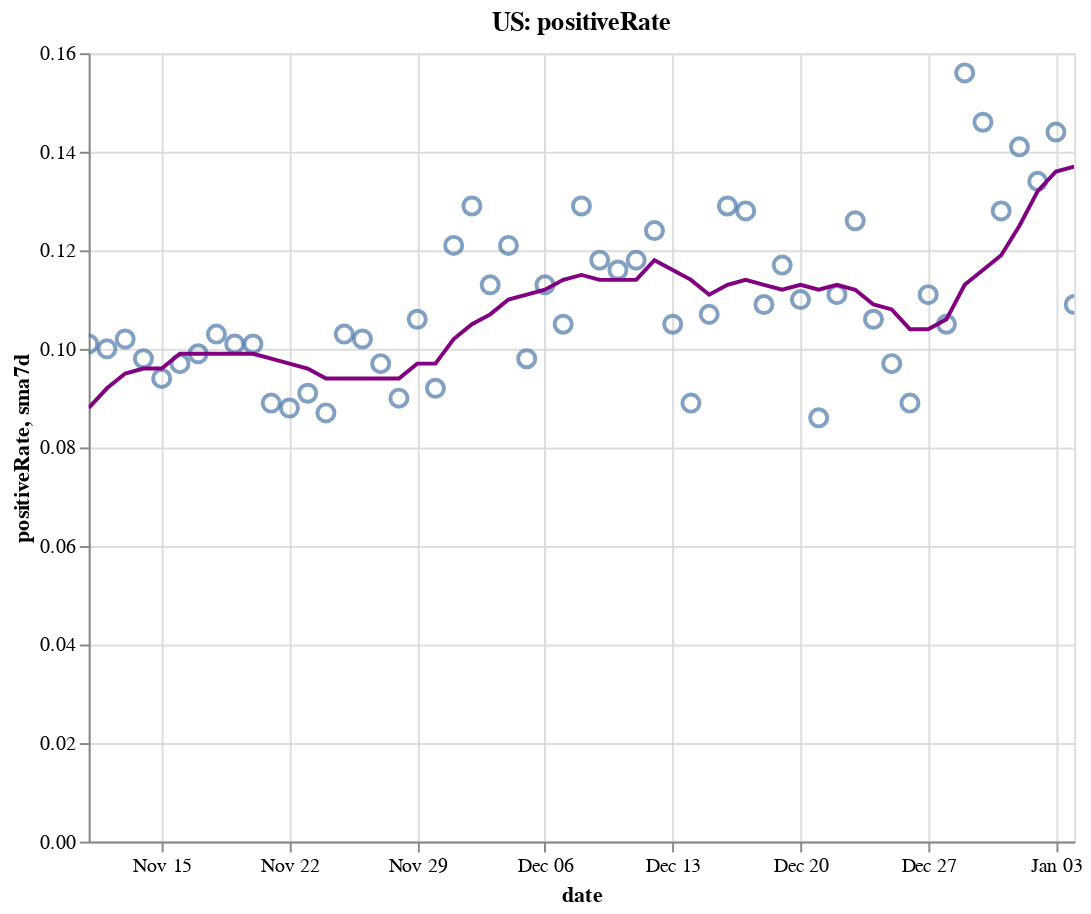

Here is the notebook cell this chart was saved with:
### Code cell
create_plot(us, 'positiveRate')

### Figure 1 — Vega-Lite specification as saved in the notebook (floating-point values rounded to 4 significant figures)
{"config": {"view": {"continuousWidth": 400, "continuousHeight": 300}}, "layer": [{"layer": [{"mark": {"type": "point", "size": 75}, "encoding": {"tooltip": [{"type": "temporal", "field": "date"}, {"type": "quantitative", "field": "positiveRate"}, {"type": "quantitative", "field": "sma7d"}], "x": {"type": "temporal", "field": "date"}, "y": {"type": "quantitative", "field": "positiveRate"}}, "selection": {"selector004": {"type": "interval", "bind": "scales", "encodings": ["x", "y"]}}}, {"mark": {"type": "line", "color": "purple"}, "encoding": {"x": {"type": "temporal", "field": "date"}, "y": {"type": "quantitative", "field": "sma7d"}}}]}, {"mark": {"type": "rule", "color": "#aaa"}, "encoding": {"x": {"type": "temporal", "field": "date"}}, "transform": [{"filter": {"selection": "selector003"}}]}, {"mark": "circle", "encoding": {"opacity": {"condition": {"value": 1, "selection": "selector003"}, "value": 0}, "tooltip": [{"type": "temporal", "field": "date"}, {"type": "quantitative", "field": "positiveRate"}, {"type": "quantitative", "field": "sma7d"}], "x": {"type": "temporal", "field": "date"}, "y": {"type": "quantitative", "field": "positiveRate"}}, "selection": {"selector003": {"type": "single", "encodings": ["x"], "on": "mouseover", "nearest": true, "empty": "none"}}}, {"mark": {"type": "text", "align": "left", "dx": 5, "dy": -5, "stroke": "white", "strokeWidth": 2}, "encoding": {"text": {"type": "quantitative", "field": "positiveRate"}, "tooltip": [{"type": "temporal", "field": "date"}, {"type": "quantitative", "field": "positiveRate"}, {"type": "quantitative", "field": "sma7d"}], "x": {"type": "temporal", "field": "date"}, "y": {"type": "quantitative", "field": "positiveRate"}}, "transform": [{"filter": {"selection": "selector003"}}]}, {"mark": {"type": "text", "align": "left", "dx": 5, "dy": -5}, "encoding": {"text": {"type": "quantitative", "field": "positiveRate"}, "tooltip": [{"type": "temporal", "field": "date"}, {"type": "quantitative", "field": "positiveRate"}, {"type": "quantitative", "field": "sma7d"}], "x": {"type": "temporal", "field": "date"}, "y": {"type": "quantitative", "field": "positiveRate"}}, "transform": [{"filter": {"selection": "selector003"}}]}], "data": {"name": "data-e20bd8069f10b7536316476a20d6a0d3"}, "height": 400, "title": "US: positiveRate", "width": 500, "$schema": "https://vega.github.io/schema/vega-lite/v4.8.1.json", "datasets": {"data-e20bd8069f10b7536316476a20d6a0d3": [{"date": "2020-11-11T00:00:00", "totalTestResultsIncrease": 1462000.0, "positiveIncrease": 148200.0, "death": 233700.0, "deathIncrease": 1579.0, "positiveRate": 0.101, "state": "US", "sma7d": 0.088}, {"date": "2020-11-12T00:00:00", "totalTestResultsIncrease": 1569000.0, "positiveIncrease": 156600.0, "death": 234800.0, "deathIncrease": 1111.0, "positiveRate": 0.1, "state": "US", "sma7d": 0.092}, {"date": "2020-11-13T00:00:00", "totalTestResultsIncrease": 1705000.0, "positiveIncrease": 173300.0, "death": 236100.0, "deathIncrease": 1304.0, "positiveRate": 0.102, "state": "US", "sma7d": 0.095}, {"date": "2020-11-14T00:00:00", "totalTestResultsIncrease": 1704000.0, "positiveIncrease": 166600.0, "death": 237400.0, "deathIncrease": 1352.0, "positiveRate": 0.098, "state": "US", "sma7d": 0.096}, {"date": "2020-11-15T00:00:00", "totalTestResultsIncrease": 1552000.0, "positiveIncrease": 146200.0, "death": 238100.0, "deathIncrease": 708.0, "positiveRate": 0.094, "state": "US", "sma7d": 0.096}, {"date": "2020-11-16T00:00:00", "totalTestResultsIncrease": 1529000.0, "positiveIncrease": 149100.0, "death": 238700.0, "deathIncrease": 609.0, "positiveRate": 0.097, "state": "US", "sma7d": 0.099}, {"date": "2020-11-17T00:00:00", "totalTestResultsIncrease": 1603000.0, "positiveIncrease": 158500.0, "death": 240300.0, "deathIncrease": 1562.0, "positiveRate": 0.099, "state": "US", "sma7d": 0.099}, {"date": "2020-11-18T00:00:00", "totalTestResultsIncrease": 1618000.0, "positiveIncrease": 167000.0, "death": 242200.0, "deathIncrease": 1882.0, "positiveRate": 0.103, "state": "US", "sma7d": 0.099}, {"date": "2020-11-19T00:00:00", "totalTestResultsIncrease": 1848000.0, "positiveIncrease": 186600.0, "death": 244200.0, "deathIncrease": 2020.0, "positiveRate": 0.101, "state": "US", "sma7d": 0.099}, {"date": "2020-11-20T00:00:00", "totalTestResultsIncrease": 1946000.0, "positiveIncrease": 195900.0, "death": 246100.0, "deathIncrease": 1894.0, "positiveRate": 0.101, "state": "US", "sma7d": 0.099}, {"date": "2020-11-21T00:00:00", "totalTestResultsIncrease": 2047000.0, "positiveIncrease": 182800.0, "death": 247600.0, "deathIncrease": 1554.0, "positiveRate": 0.089, "state": "US", "sma7d": 0.098}, {"date": "2020-11-22T00:00:00", "totalTestResultsIncrease": 1752000.0, "positiveIncrease": 153400.0, "death": 248600.0, "deathIncrease": 917.0, "positiveRate": 0.088, "state": "US", "sma7d": 0.097}, {"date": "2020-11-23T00:00:00", "totalTestResultsIncrease": 1693000.0, "positiveIncrease": 153800.0, "death": 249400.0, "deathIncrease": 858.0, "positiveRate": 0.091, "state": "US", "sma7d": 0.096}, {"date": "2020-11-24T00:00:00", "totalTestResultsIncrease": 1882000.0, "positiveIncrease": 164400.0, "death": 251500.0, "deathIncrease": 2106.0, "positiveRate": 0.087, "state": "US", "sma7d": 0.094}, {"date": "2020-11-25T00:00:00", "totalTestResultsIncrease": 1824000.0, "positiveIncrease": 187100.0, "death": 253800.0, "deathIncrease": 2280.0, "positiveRate": 0.103, "state": "US", "sma7d": 0.094}, {"date": "2020-11-26T00:00:00", "totalTestResultsIncrease": 1267000.0, "positiveIncrease": 128700.0, "death": 255200.0, "deathIncrease": 1387.0, "positiveRate": 0.102, "state": "US", "sma7d": 0.094}, {"date": "2020-11-27T00:00:00", "totalTestResultsIncrease": 2032000.0, "positiveIncrease": 197200.0, "death": 256600.0, "deathIncrease": 1392.0, "positiveRate": 0.097, "state": "US", "sma7d": 0.094}, {"date": "2020-11-28T00:00:00", "totalTestResultsIncrease": 1673000.0, "positiveIncrease": 151200.0, "death": 257800.0, "deathIncrease": 1251.0, "positiveRate": 0.09, "state": "US", "sma7d": 0.094}, {"date": "2020-11-29T00:00:00", "totalTestResultsIncrease": 1285000.0, "positiveIncrease": 136200.0, "death": 258700.0, "deathIncrease": 823.0, "positiveRate": 0.106, "state": "US", "sma7d": 0.097}, {"date": "2020-11-30T00:00:00", "totalTestResultsIncrease": 1606000.0, "positiveIncrease": 148600.0, "death": 259700.0, "deathIncrease": 1035.0, "positiveRate": 0.092, "state": "US", "sma7d": 0.097}, {"date": "2020-12-01T00:00:00", "totalTestResultsIncrease": 1471000.0, "positiveIncrease": 178200.0, "death": 262200.0, "deathIncrease": 2506.0, "positiveRate": 0.121, "state": "US", "sma7d": 0.102}, {"date": "2020-12-02T00:00:00", "totalTestResultsIncrease": 1556000.0, "positiveIncrease": 201200.0, "death": 265000.0, "deathIncrease": 2804.0, "positiveRate": 0.129, "state": "US", "sma7d": 0.105}, {"date": "2020-12-03T00:00:00", "totalTestResultsIncrease": 1894000.0, "positiveIncrease": 213600.0, "death": 267800.0, "deathIncrease": 2825.0, "positiveRate": 0.113, "state": "US", "sma7d": 0.107}, {"date": "2020-12-04T00:00:00", "totalTestResultsIncrease": 1901000.0, "positiveIncrease": 229200.0, "death": 270400.0, "deathIncrease": 2573.0, "positiveRate": 0.121, "state": "US", "sma7d": 0.11}, {"date": "2020-12-05T00:00:00", "totalTestResultsIncrease": 2210000.0, "positiveIncrease": 216700.0, "death": 272900.0, "deathIncrease": 2480.0, "positiveRate": 0.098, "state": "US", "sma7d": 0.111}, {"date": "2020-12-06T00:00:00", "totalTestResultsIncrease": 1600000.0, "positiveIncrease": 181200.0, "death": 274000.0, "deathIncrease": 1145.0, "positiveRate": 0.113, "state": "US", "sma7d": 0.112}, {"date": "2020-12-07T00:00:00", "totalTestResultsIncrease": 1718000.0, "positiveIncrease": 180900.0, "death": 275300.0, "deathIncrease": 1297.0, "positiveRate": 0.105, "state": "US", "sma7d": 0.114}, {"date": "2020-12-08T00:00:00", "totalTestResultsIncrease": 1672000.0, "positiveIncrease": 215100.0, "death": 278000.0, "deathIncrease": 2703.0, "positiveRate": 0.129, "state": "US", "sma7d": 0.115}, {"date": "2020-12-09T00:00:00", "totalTestResultsIncrease": 1811000.0, "positiveIncrease": 214200.0, "death": 281200.0, "deathIncrease": 3164.0, "positiveRate": 0.118, "state": "US", "sma7d": 0.114}, {"date": "2020-12-10T00:00:00", "totalTestResultsIncrease": 1890000.0, "positiveIncrease": 219000.0, "death": 284300.0, "deathIncrease": 3115.0, "positiveRate": 0.116, "state": "US", "sma7d": 0.114}, {"date": "2020-12-11T00:00:00", "totalTestResultsIncrease": 1990000.0, "positiveIncrease": 234800.0, "death": 287100.0, "deathIncrease": 2749.0, "positiveRate": 0.118, "state": "US", "sma7d": 0.114}, {"date": "2020-12-12T00:00:00", "totalTestResultsIncrease": 1811000.0, "positiveIncrease": 224500.0, "death": 289600.0, "deathIncrease": 2494.0, "positiveRate": 0.124, "state": "US", "sma7d": 0.118}, {"date": "2020-12-13T00:00:00", "totalTestResultsIncrease": 1762000.0, "positiveIncrease": 185800.0, "death": 291000.0, "deathIncrease": 1494.0, "positiveRate": 0.105, "state": "US", "sma7d": 0.116}, {"date": "2020-12-14T00:00:00", "totalTestResultsIncrease": 2159000.0, "positiveIncrease": 192500.0, "death": 292400.0, "deathIncrease": 1358.0, "positiveRate": 0.089, "state": "US", "sma7d": 0.114}, {"date": "2020-12-15T00:00:00", "totalTestResultsIncrease": 1782000.0, "positiveIncrease": 189800.0, "death": 295400.0, "deathIncrease": 2971.0, "positiveRate": 0.107, "state": "US", "sma7d": 0.111}, {"date": "2020-12-16T00:00:00", "totalTestResultsIncrease": 1792000.0, "positiveIncrease": 231700.0, "death": 298800.0, "deathIncrease": 3448.0, "positiveRate": 0.129, "state": "US", "sma7d": 0.113}, {"date": "2020-12-17T00:00:00", "totalTestResultsIncrease": 1873000.0, "positiveIncrease": 240200.0, "death": 302300.0, "deathIncrease": 3438.0, "positiveRate": 0.128, "state": "US", "sma7d": 0.114}, {"date": "2020-12-18T00:00:00", "totalTestResultsIncrease": 2198000.0, "positiveIncrease": 239200.0, "death": 305100.0, "deathIncrease": 2866.0, "positiveRate": 0.109, "state": "US", "sma7d": 0.113}, {"date": "2020-12-19T00:00:00", "totalTestResultsIncrease": 1740000.0, "positiveIncrease": 202800.0, "death": 307800.0, "deathIncrease": 2723.0, "positiveRate": 0.117, "state": "US", "sma7d": 0.112}, {"date": "2020-12-20T00:00:00", "totalTestResultsIncrease": 1782000.0, "positiveIncrease": 196000.0, "death": 309500.0, "deathIncrease": 1633.0, "positiveRate": 0.11, "state": "US", "sma7d": 0.113}, {"date": "2020-12-21T00:00:00", "totalTestResultsIncrease": 2076000.0, "positiveIncrease": 178200.0, "death": 311000.0, "deathIncrease": 1485.0, "positiveRate": 0.086, "state": "US", "sma7d": 0.112}, {"date": "2020-12-22T00:00:00", "totalTestResultsIncrease": 1708000.0, "positiveIncrease": 189900.0, "death": 314100.0, "deathIncrease": 3166.0, "positiveRate": 0.111, "state": "US", "sma7d": 0.113}, {"date": "2020-12-23T00:00:00", "totalTestResultsIncrease": 1749000.0, "positiveIncrease": 220800.0, "death": 317500.0, "deathIncrease": 3379.0, "positiveRate": 0.126, "state": "US", "sma7d": 0.112}, {"date": "2020-12-24T00:00:00", "totalTestResultsIncrease": 1928000.0, "positiveIncrease": 203600.0, "death": 320500.0, "deathIncrease": 2949.0, "positiveRate": 0.106, "state": "US", "sma7d": 0.109}, {"date": "2020-12-25T00:00:00", "totalTestResultsIncrease": 1291000.0, "positiveIncrease": 125400.0, "death": 322000.0, "deathIncrease": 1548.0, "positiveRate": 0.097, "state": "US", "sma7d": 0.108}, {"date": "2020-12-26T00:00:00", "totalTestResultsIncrease": 2137000.0, "positiveIncrease": 189500.0, "death": 323400.0, "deathIncrease": 1419.0, "positiveRate": 0.089, "state": "US", "sma7d": 0.104}, {"date": "2020-12-27T00:00:00", "totalTestResultsIncrease": 1383000.0, "positiveIncrease": 153200.0, "death": 324800.0, "deathIncrease": 1402.0, "positiveRate": 0.111, "state": "US", "sma7d": 0.104}, {"date": "2020-12-28T00:00:00", "totalTestResultsIncrease": 1540000.0, "positiveIncrease": 162200.0, "death": 326300.0, "deathIncrease": 1491.0, "positiveRate": 0.105, "state": "US", "sma7d": 0.106}, {"date": "2020-12-29T00:00:00", "totalTestResultsIncrease": 1252000.0, "positiveIncrease": 195200.0, "death": 329600.0, "deathIncrease": 3299.0, "positiveRate": 0.156, "state": "US", "sma7d": 0.113}, {"date": "2020-12-30T00:00:00", "totalTestResultsIncrease": 1541000.0, "positiveIncrease": 225700.0, "death": 333500.0, "deathIncrease": 3903.0, "positiveRate": 0.146, "state": "US", "sma7d": 0.116}, {"date": "2020-12-31T00:00:00", "totalTestResultsIncrease": 1749000.0, "positiveIncrease": 223000.0, "death": 336800.0, "deathIncrease": 3287.0, "positiveRate": 0.128, "state": "US", "sma7d": 0.119}, {"date": "2021-01-01T00:00:00", "totalTestResultsIncrease": 1276000.0, "positiveIncrease": 179900.0, "death": 339400.0, "deathIncrease": 2596.0, "positiveRate": 0.141, "state": "US", "sma7d": 0.125}, {"date": "2021-01-02T00:00:00", "totalTestResultsIncrease": 2077000.0, "positiveIncrease": 278700.0, "death": 341800.0, "deathIncrease": 2395.0, "positiveRate": 0.134, "state": "US", "sma7d": 0.132}, {"date": "2021-01-03T00:00:00", "totalTestResultsIncrease": 1444000.0, "positiveIncrease": 207700.0, "death": 343300.0, "deathIncrease": 1461.0, "positiveRate": 0.144, "state": "US", "sma7d": 0.136}, {"date": "2021-01-04T00:00:00", "totalTestResultsIncrease": 1634000.0, "positiveIncrease": 177400.0, "death": 344600.0, "deathIncrease": 1542.0, "positiveRate": 0.109, "state": "US", "sma7d": 0.137}]}}
